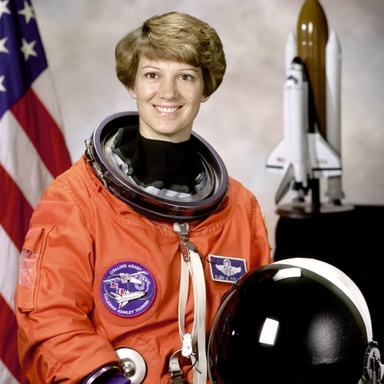
#> input picture tests/assets/astronaut.jpg, 384 x 384 px; its folder holds only this picture in this run
$ python -i image.py   (imports and definitions only)
#> lines starting #> are read from the running program, lines starting #| are printed output that depends on the picture
#> further down, picture is the input picture: PIL image 384x384 RGB; mean R, G, B 141.6, 105.8, 96.5
"""Image data: audit a folder of images, preprocess them consistently, and turn them into
features the tabular AutoML can learn from (no deep-learning dependency).

Needs Pillow: ``pip install "dataspoof-mlpilot[image]"``.

* ``scan_images("photos/**/*.jpg")``       one row per file: size, mode, format, hashes, brightness,
                                             sharpness, readable or not
* ``image_quality_report(scan)``           corrupt files, exact & near duplicates, tiny / dark /
                                             over-exposed / blurry images, odd aspect ratios, mixed
                                             colour modes, label imbalance
* ``ImagePreprocessor(size=(224, 224))``   EXIF-orientation fix, colour mode, resize (pad / crop /
                                             stretch), per-channel normalisation learned in ``fit``;
                                             JSON-serialisable like every pipeline step
* ``image_features(paths)``                colour histograms, edge-orientation histograms (HOG-like),
                                             texture and shape statistics -> a DataFrame for AutoML
* ``augment(image, seed=…)``               reproducible flips, rotations, crops, brightness/contrast
"""

from __future__ import annotations

import dataclasses
import glob as _glob
import hashlib
import json
from pathlib import Path

import numpy as np
import polars as pl

IMAGE_EXTS = (".jpg", ".jpeg", ".png", ".bmp", ".gif", ".tif", ".tiff", ".webp")


def _pil():
    try:
        from PIL import Image, ImageOps
    except ImportError as exc:
        raise ImportError('Image support needs Pillow: pip install "dataspoof-mlpilot[image]"') from exc
    return Image, ImageOps


# [24 lines left out: functions _paths, open_image, dhash, not called in this run]


def _hamming(a: str, b: str) -> int:
    return bin(int(a, 16) ^ int(b, 16)).count("1")


# [40 lines left out: functions sharpness, scan_images, not called in this run]


@dataclasses.dataclass
class MediaIssue:
    check: str
    severity: str
    message: str
    files: list


@dataclasses.dataclass
class MediaQualityReport:
    kind: str
    n_files: int
    issues: list
    summary_stats: dict

    @property
    def problem_files(self) -> list:
        return sorted({f for i in self.issues for f in i.files})

    # [6 lines left out: function summary, not called in this run]

    def to_dict(self) -> dict:
        return {"kind": self.kind, "n_files": self.n_files, "summary_stats": self.summary_stats,
                "issues": [dataclasses.asdict(i) for i in self.issues]}

    def __repr__(self) -> str:
        return self.summary()


# [58 lines left out: function image_quality_report, not called in this run]


class ImagePreprocessor:
    """Consistent image preparation, learned on training images and replayed on new ones.

    ``resize``: ``"pad"`` (keep aspect, letterbox), ``"crop"`` (keep aspect, centre crop) or
    ``"stretch"``. ``normalize=True`` learns per-channel mean/std in :meth:`fit`."""

    # [46 lines left out: functions __init__, _prepare, fit, transform, not called in this run]

    def fit_transform(self, paths) -> np.ndarray:
        return self.fit(paths).transform(paths)

    def to_dict(self) -> dict:
        return {"size": list(self.size), "mode": self.mode, "resize": self.resize, "normalize": self.normalize,
                "pad_color": list(self.pad_color), "mean": self.mean_, "std": self.std_}

    def save(self, path) -> Path:
        Path(path).write_text(json.dumps(self.to_dict(), indent=2), encoding="utf-8")
        return Path(path)

    # [71 lines left out: functions load, _hog, _items, image_features, not called in this run]


def augment(image, *, seed: int = 0, flip: bool = True, max_rotate: float = 15.0, crop: float = 0.1,
            brightness: float = 0.2, contrast: float = 0.2):
    """One reproducible random augmentation of a PIL image (same seed -> same result)."""
#> called with seed = 0, flip = True, max_rotate = 15, crop = 0.1, brightness = 0.2, contrast = 0.2
    Image, ImageOps = _pil()
    from PIL import ImageEnhance
    rng = np.random.default_rng(seed)
    im = image.copy()
    if flip and rng.random() < 0.5:
        im = ImageOps.mirror(im)
    if max_rotate:
        im = im.rotate(float(rng.uniform(-max_rotate, max_rotate)), resample=Image.Resampling.BILINEAR)
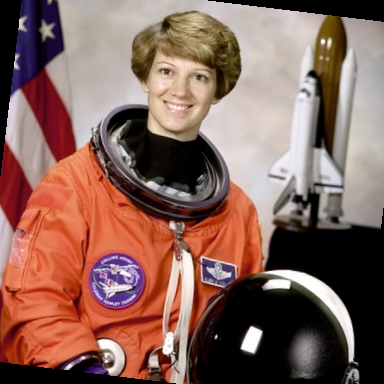
#> im: PIL image 384x384 RGB; mean R, G, B 134.9, 100.2, 90.8
    if crop:
        w, h = im.size
#> w = 384; h = 384
        f = 1 - float(rng.uniform(0, crop))
        cw, ch = int(w * f), int(h * f)
#> cw = 382; ch = 382
        x, y = int(rng.integers(0, w - cw + 1)), int(rng.integers(0, h - ch + 1))
#> x = 0; y = 0
        im = im.crop((x, y, x + cw, y + ch)).resize((w, h), Image.Resampling.BILINEAR)
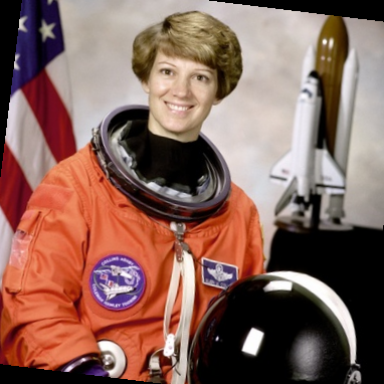
#> im: PIL image 384x384 RGB; mean R, G, B 135.8, 100.8, 91.3
    if brightness:
        im = ImageEnhance.Brightness(im).enhance(float(rng.uniform(1 - brightness, 1 + brightness)))
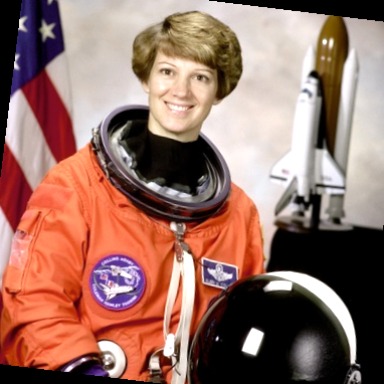
#> im: PIL image 384x384 RGB; mean R, G, B 151.6, 112.7, 101.9
    if contrast:
        im = ImageEnhance.Contrast(im).enhance(float(rng.uniform(1 - contrast, 1 + contrast)))
    return im

>>> from PIL import Image
>>> picture = Image.open('../../tests/assets/astronaut.jpg')
>>> result = augment(picture)

$ run again, on tests/assets/coffee.jpg
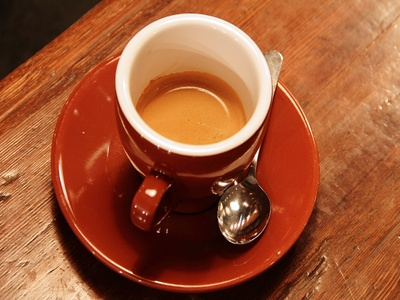
#> input picture tests/assets/coffee.jpg, 400 x 300 px
#> picture is the input picture: PIL image 400x300 RGB; mean R, G, B 158.5, 85.8, 51.6
#> in augment, `im = im.crop((x, y, x + cw, y + ch)).resize((w, h), Image.Resampling.B..`:
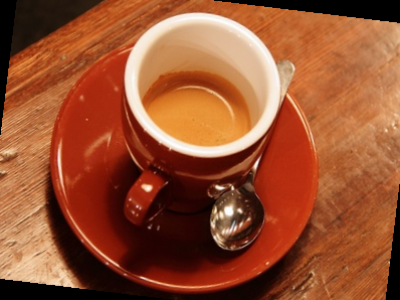
#> im: PIL image 400x300 RGB; mean R, G, B 151, 80.8, 48.2
#> in augment, `im = ImageEnhance.Brightness(im).enhance(float(rng.uniform(1 - brightn..`:
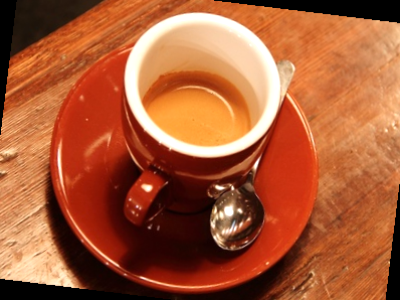
#> im: PIL image 400x300 RGB; mean R, G, B 168.2, 90.1, 53.7
